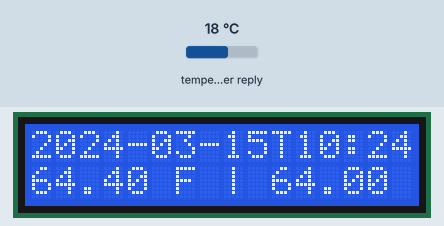
Recording of a sketch running on a simulated ESP32. Parts: 16×2 character LCD. The test bench sets the inputs (shaded band); at power-on: temperature in the weather reply 18 °C. WiFi joins after 1.5 s; servers stay silent unless stated; web services answer with replies made up by the test bench; what the sketch prints to the serial monitor is not drawn.

Above: at 1.9 s.
At 62.1 s:
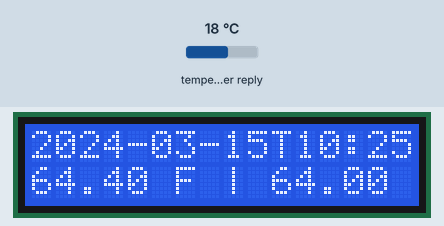
At 122.4 s:
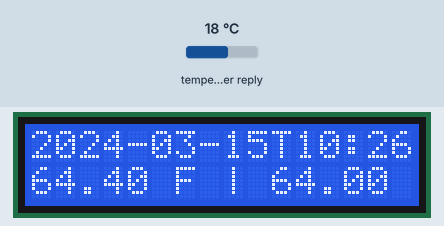

Measured:
- what the display in image 0 shows lasts 60.3 s, from 1.8 s to 62.1 s

The sketch:

ESP32_Weather_API.ino
```cpp
#include <WiFi.h>
#include <HTTPClient.h>
#include <ArduinoJson.h>
#include <LiquidCrystal_I2C.h>

//LCD Object (0x3F or 0x27)
LiquidCrystal_I2C lcd(0x27, 16, 2);

//Put your WiFi Credentials here
const char* ssid = "DML8825252";
const char* password = "Sony1234";

//URL Endpoint for the API
String URL = "https://api.open-meteo.com/v1/forecast?latitude=30.202163&longitude=-97.880721&current=temperature_2m,relative_humidity_2m,precipitation&temperature_unit=fahrenheit&timezone=America%2FChicago";

void setup() {
  Serial.begin(115200);

  // Setup LCD with backlight and initialize
  lcd.init();
  lcd.backlight();
  lcd.clear();

  // We start by connecting to a WiFi network
  WiFi.begin(ssid, password);

  while (WiFi.status() != WL_CONNECTED) {
    delay(500);
    Serial.print(".");
  }

  Serial.println("");
  Serial.println("WiFi connected.");
  Serial.println("IP address: ");
  Serial.println(WiFi.localIP());
}

void loop() {
  // wait for WiFi connection
  if (WiFi.status() == WL_CONNECTED) {

    HTTPClient http;

    //Set HTTP Request Final URL with Location and API key information
    http.begin(URL);

    // start connection and send HTTP Request
    int httpCode = http.GET();

    // httpCode will be negative on error
    if (httpCode > 0) {

      //Read Data as a JSON string
      String JSON_Data = http.getString();
      Serial.println(JSON_Data);

      //Retrieve some information about the weather from the JSON format
      DynamicJsonDocument doc(2048);
      deserializeJson(doc, JSON_Data);
      JsonObject obj = doc.as<JsonObject>();

      //Display the Current Weather Info
      double temperature = doc["current"]["temperature_2m"].as<double>();
      double humidity = doc["current"]["relative_humidity_2m"].as<double>();
      String time = doc["current"]["time"].as<String>();

      lcd.clear();
      lcd.print(time);
      lcd.setCursor(0, 1);
      lcd.print(temperature);
      lcd.print(" F | ");
      lcd.print(humidity);
      lcd.print(" %");

      http.end();
    }

  }

  //Wait for 30 seconds
  delay(60000);
}
```
